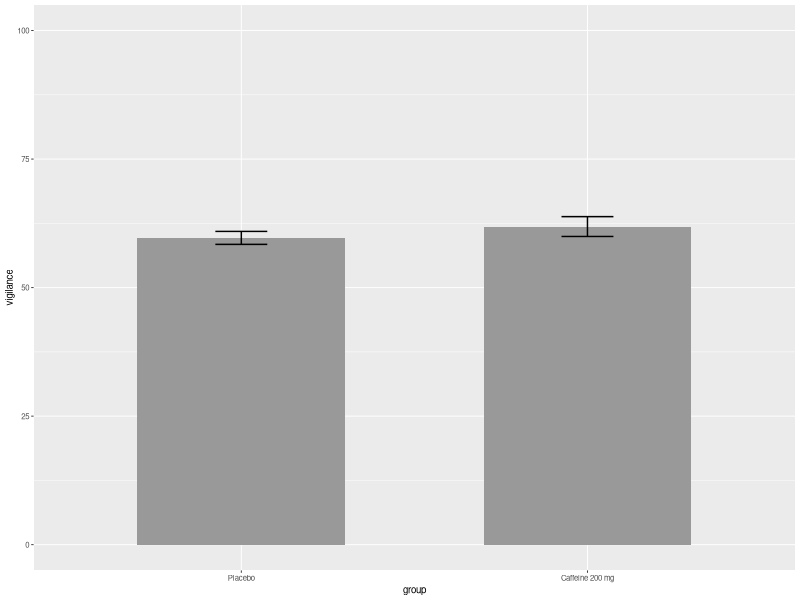
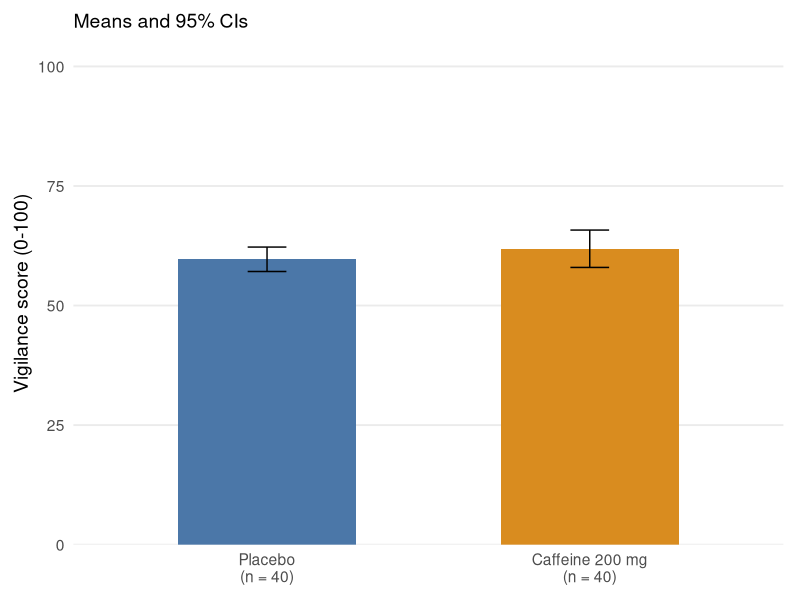
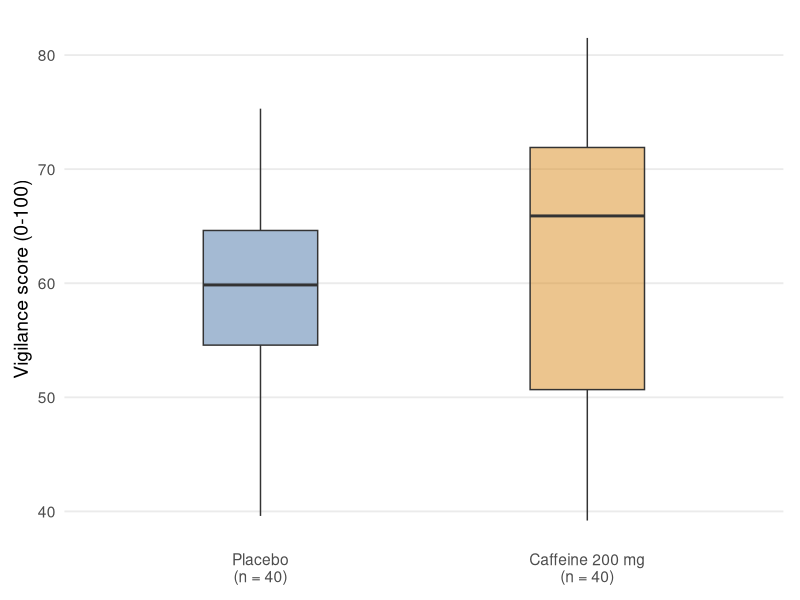
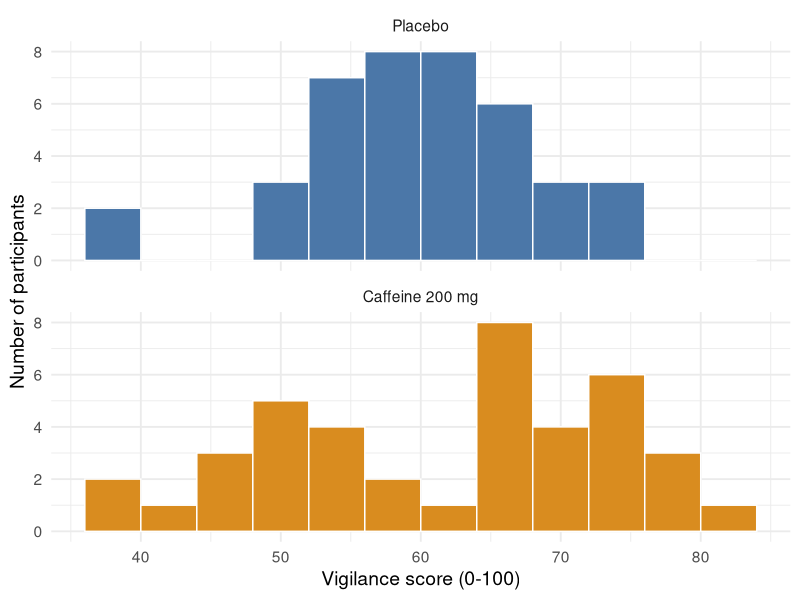
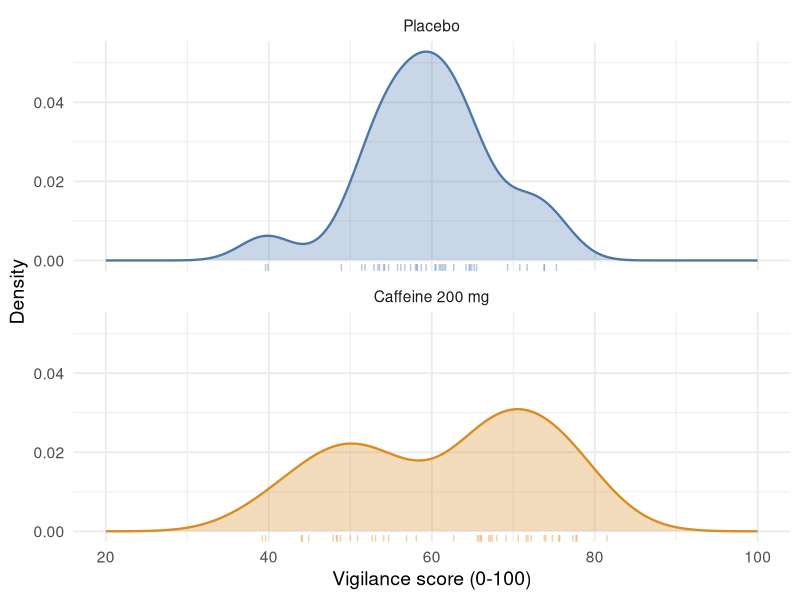
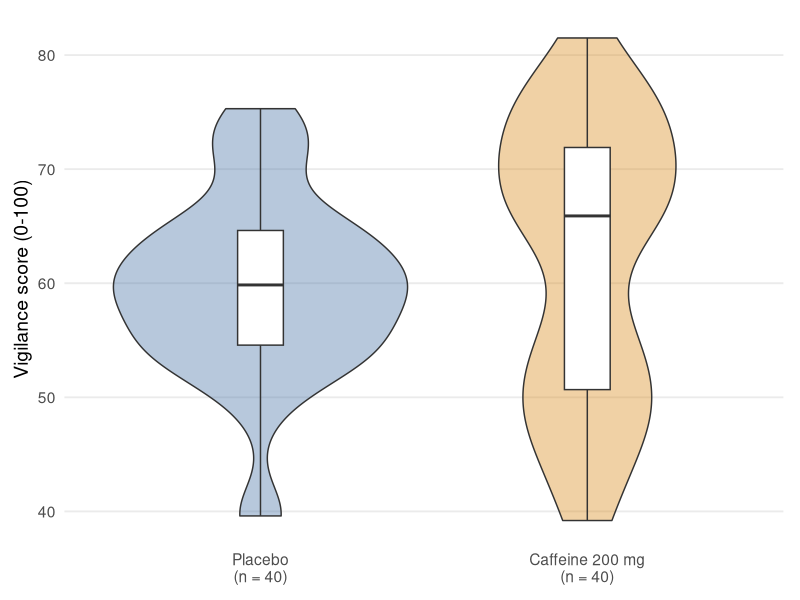
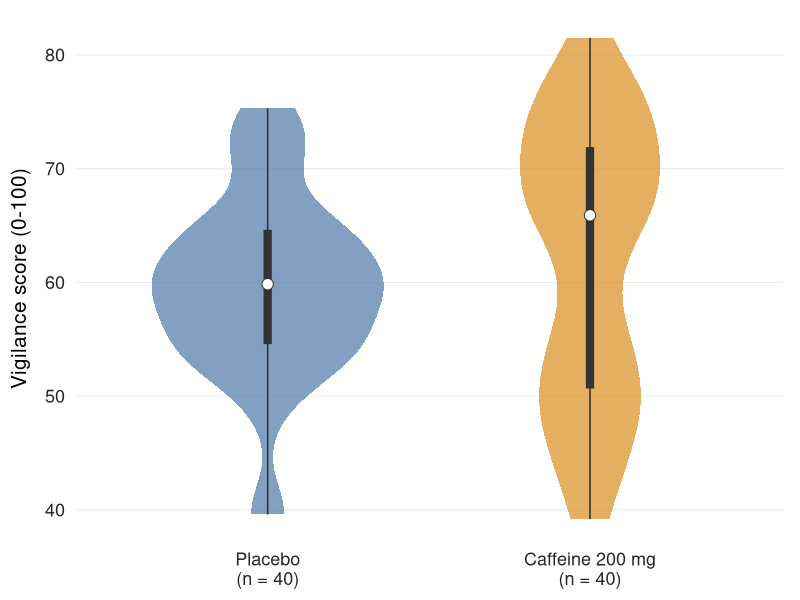
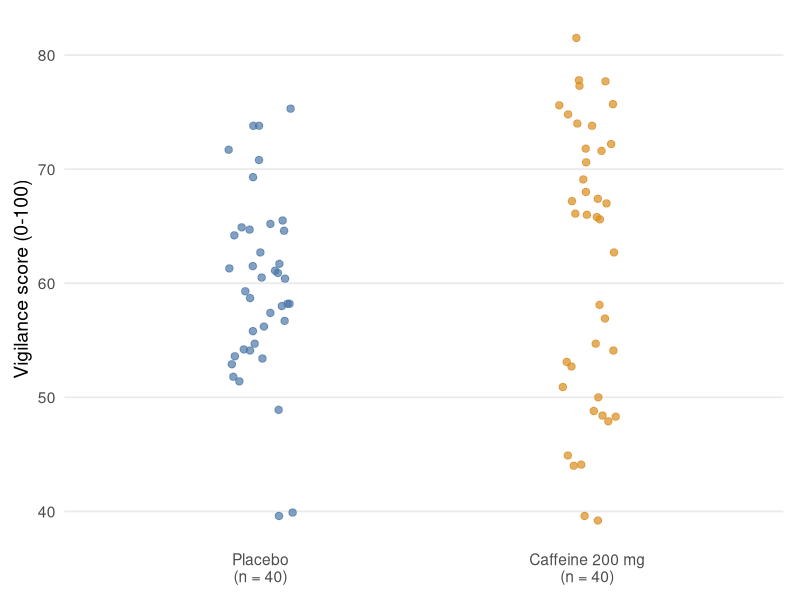

These figures' R source, in order:
# =============================================================================
# Making Figures Count
# Plot walkthrough
#
# Work through the same dataset, from the first bar chart to the final figures.
# Run sections 1-3 first, then follow sections 4-16 in order.
#
# Open this file in RStudio and choose:
# Session > Set Working Directory > To Source File Location.
# Run a few lines at a time with Ctrl+Enter (Windows) or Cmd+Enter (Mac).
#
# The data are in ../data/caffeine_attention.csv (80 simulated participants).
# Section 16 saves figures into saved_figures/ inside the code folder.
#
# The numbered section headings let the Quarto guide read the same code.
# Keep these headings when editing; they do not affect running the script.
# =============================================================================


# -----------------------------------------------------------------------------
# 1. Load packages
# -----------------------------------------------------------------------------

# Open this file in RStudio, then choose:
# Session > Set Working Directory > To Source File Location.
# Keep the code and data folders together. Run sections 1-3 first, then work
# down through the plots. Some later plots build on an earlier plot object.
# R 4.1 or later is needed for the |> symbol (the pipe).

# Install only packages that are not already available.
packages <- c("ggplot2", "dplyr", "ragg")
missing_packages <- packages[!vapply(packages, requireNamespace,
                                    logical(1), quietly = TRUE)]
if (length(missing_packages) > 0) {
  install.packages(missing_packages, repos = "https://cloud.r-project.org")
}

library(ggplot2)    # Draw the plots.
library(dplyr)      # Summarise the data for each group.
library(ragg)       # Save clear PNG images.


# -----------------------------------------------------------------------------
# 2. Read the data and calculate the summaries
# -----------------------------------------------------------------------------

# Each row is one participant. These are simulated data only!
# group identifies treatment; vigilance is a score on a 0-100 scale.

if (!file.exists("../data/caffeine_attention.csv")) {
  stop("Cannot find the CSV. Set the working directory to the code folder.")
}
dat <- read.csv("../data/caffeine_attention.csv")

# Put placebo first so the group order stays the same throughout.
dat <- dat |>
  mutate(group = factor(group, levels = c("Placebo", "Caffeine 200 mg")),
         xnum = as.numeric(group))


# Create a summary table from the data - this is needed for the bar plots
# -----------------------------------------------------------------------

# summ is a new table with one row per group.
# n: number of participants; mean: average score; sd: standard deviation.
# se: standard error of the mean (SD / square root of n).
# ci: half-width of a 95% t confidence interval, so its ends are mean +/- ci.
summ <- dat |>
  group_by(group) |>
  summarise(n = n(),
            mean = mean(vigilance),
            sd = sd(vigilance),
            se = sd / sqrt(n),
            ci = qt(0.975, n - 1) * se,
            .groups = "drop")

print(summ)


# -----------------------------------------------------------------------------
# 3. Set colours, labels and text sizes
# -----------------------------------------------------------------------------

# These settings are reused throughout. Edit the colours here rather than
# changing them separately in every figure. Group sizes come from summ.
pal <- c("Placebo" = "#4B77A8", "Caffeine 200 mg" = "#D98C1F")
group_labels <- setNames(paste0(summ$group, "\n(n = ", summ$n, ")"), summ$group)


# A list lets us add the same colours, labels and theme with + style.
# Change base_size to adjust the text, or remove selected gridlines below.
style <- list(
  scale_fill_manual(values = pal, guide = "none"),
  scale_colour_manual(values = pal, guide = "none"),
  scale_x_discrete(labels = group_labels),
  labs(x = NULL, y = "Vigilance score (0-100)"),
  theme_minimal(base_size = 14, base_family = "sans"),
  theme(panel.grid.minor = element_blank(),
        panel.grid.major.x = element_blank(),
        plot.margin = margin(10, 12, 10, 10))
)

# This theme is used for the compact violin and refined raincloud.
# Text is sized for a 160 x 125 mm figure. Check it at the final printed size.
theme_paper <- theme_minimal(base_size = 15, base_family = "sans") +
  theme(axis.title.y = element_text(size = 15, margin = margin(r = 10)),
        axis.text = element_text(size = 13, colour = "grey15"),
        axis.title.x = element_blank(),
        panel.grid.minor = element_blank(),
        panel.grid.major.x = element_blank(),
        panel.grid.major.y = element_line(colour = "grey91", linewidth = 0.3),
        plot.margin = margin(10, 12, 8, 8))


# Now with housekeeping out of the way, we can start to create the plots!

# -----------------------------------------------------------------------------
# 4. The first bar chart
# -----------------------------------------------------------------------------

# Simple initial bar plot
p_first <- ggplot(summ,
  aes(group, mean)) +
  geom_col(fill = "grey60", width = 0.6) +
  geom_errorbar(aes(
    ymin = mean - se,
    ymax = mean + se), width = 0.15) +
  labs(x = "group", y = "vigilance") +
  scale_y_continuous(limits = c(0, 100)) +
  theme_grey(base_size = 7)

print(p_first)


# Optional - save out figure
# --------------------------

# Currently, I have not added saving options for these initial plots. However, 
# if you want to save out the figure you can uncomment this section below
# (to uncomment, highlight the text and press Command + Shif +C [Mac]). 

# # Create the output folder if it does not already exist.
# fig_dir <- "saved_figures"
# dir.create(fig_dir, showWarnings = FALSE)
# 
# # Save the first bar chart as a PNG.
# ggsave(
#   filename = file.path(fig_dir, "first_bar_chart.png"),
#   plot = p_first,
#   width = 160,
#   height = 125,
#   units = "mm",
#   dpi = 320,
#   device = ragg::agg_png,
#   bg = "white"
# )


# -----------------------------------------------------------------------------
# 5. Create again with clearer labels and confidence intervals
# -----------------------------------------------------------------------------

# Use colour and readable labels, and show the group sample sizes.
# Changing SE to 95% CIs changes the information as well as the appearance.
# geom_col uses the means already calculated in summ.
p_bar <- ggplot(summ,
  aes(group, mean, fill = group)) +
  geom_col(width = 0.55) +
  geom_errorbar(aes(
    ymin = mean - ci,
    ymax = mean + ci), width = 0.12) +
  style +
  labs(subtitle = "Means and 95% CIs") +
  scale_y_continuous(
    limits = c(0, 100),
    expand = expansion(mult = c(0, 0.05)))

print(p_bar)


# -----------------------------------------------------------------------------
# 7. Boxplots
# -----------------------------------------------------------------------------

# Use the individual scores in the dat variable. The box shows the median and middle 50%.
# Whiskers reach observations within 1.5 x IQR of the box hinges.
# Try changing width or alpha (0 = transparent, 1 = opaque).
p_box <- ggplot(dat,
  aes(group, vigilance, fill = group)) +
  geom_boxplot(width = 0.35,
    alpha = 0.5) +
  style

print(p_box)

# -----------------------------------------------------------------------------
# 8. Histograms
# -----------------------------------------------------------------------------

# Create a simple histogram for each group 
p_hist <- ggplot(dat,
  aes(vigilance, fill = group)) +
  geom_histogram(binwidth = 4,
    boundary = 0, colour = "white") +
  facet_wrap(~ group, ncol = 1) +
  scale_fill_manual(values = pal,
    guide = "none") +
  labs(x = "Vigilance score (0-100)",
    y = "Number of participants") +
  theme_minimal(base_size = 14)

print(p_hist)


# -----------------------------------------------------------------------------
# 9. Density plots
# -----------------------------------------------------------------------------

# Similar to historgram, but with added smoothing. 
p_density <- ggplot(dat,
  aes(vigilance, fill = group,
    colour = group)) +
  geom_density(adjust = 1, alpha = 0.3,
    linewidth = 0.8) +
  # Rug marks make the observed scores visible below the smooth estimate.
  geom_rug(alpha = 0.4, sides = "b") +
  # Separate panels make it easier to compare shapes using common axes.
  facet_wrap(~ group, ncol = 1) +
  # Leave room for the density tails; this range includes all supplied scores.
  scale_x_continuous(limits = c(20, 100)) +
  scale_fill_manual(values = pal,
    guide = "none") +
  scale_colour_manual(values = pal,
    guide = "none") +
  labs(x = "Vigilance score (0-100)",
    y = "Density") +
  theme_minimal(base_size = 14)

print(p_density)


# -----------------------------------------------------------------------------
# 10. Violin plots with a boxplot
# -----------------------------------------------------------------------------

# Violin plots can be useful for showing data variability. Here, we'll plot 
# a violin plot with a box-plot inside. 

p_violin <- ggplot(dat,
  aes(group, vigilance, fill = group)) +
  geom_violin(trim = TRUE,
    adjust = 0.8, alpha = 0.4) +
  geom_boxplot(width = 0.14,
    fill = "white") +
  style

print(p_violin)

# -----------------------------------------------------------------------------
# 11. A simpler violin plot
# -----------------------------------------------------------------------------

# An alternative style violin plot. Here, the dot is the median, the thick dark
# line is the 50% of scores (from 25th - 75th percentile), the thin line is the
# lowest to highest scores. 

violin_summary <- dat |>
  group_by(group) |>
  summarise(low = min(vigilance), high = max(vigilance),
            q1 = quantile(vigilance, 0.25),
            q3 = quantile(vigilance, 0.75),
            centre = median(vigilance), .groups = "drop")
violin_style <- list(
  scale_fill_manual(values = pal, guide = "none"),
  scale_x_discrete(labels = group_labels, expand = expansion(add = 0.6)),
  scale_y_continuous(breaks = seq(40, 80, 10)),
  labs(y = "Vigilance score (0-100)"),
  theme_paper
)


# Start with the full violin and overlay the range, IQR and median, in that
# order. colour = NA removes the violin outline. To show individual scores as
# well, use the raincloud or points-and-boxplot example.
p_compact <- ggplot(dat,
  aes(group, vigilance)) +
  geom_violin(aes(fill = group),
    width = 0.72, adjust = 0.8,
    alpha = 0.7, colour = NA) +
  # Thin line: the lowest to highest observed score.
  geom_linerange(data = violin_summary,
    aes(y = centre, ymin = low, ymax = high),
    linewidth = 0.55, colour = "grey20") +
  # Thick line: the middle 50% of scores.
  geom_linerange(data = violin_summary,
    aes(y = centre, ymin = q1, ymax = q3),
    linewidth = 2.8, colour = "grey20") +
  # White dot: the median. It is drawn last so the lines do not cover it.
  geom_point(data = violin_summary,
    aes(y = centre), shape = 21, size = 3.5,
    fill = "white", colour = "grey20") +
  violin_style

print(p_compact)


# -----------------------------------------------------------------------------
# 12. Individual scores
# -----------------------------------------------------------------------------

# Very simple jitter plot of individual scores. On its own this is not particularly
# informative, but it can be combined with other plots (e.g., box plot). 

p_jitter <- ggplot(dat,
  aes(group, vigilance, colour = group)) +
  geom_point(size = 2.2, alpha = 0.7,
    position = position_jitter(
      width = 0.10, height = 0,
      seed = 1)) +
  style

print(p_jitter)


# -----------------------------------------------------------------------------
# 13. Points with a boxplot
# -----------------------------------------------------------------------------

# Box plot with jittered individual values overlaid. 
p_boxpoints <- ggplot(dat,
  aes(group, vigilance)) +
  geom_boxplot(aes(fill = group),
    width = 0.35, alpha = 0.3,
    outlier.shape = NA) +
  geom_point(aes(colour = group),
    size = 2.2, alpha = 0.7,
    position = position_jitter(
      width = 0.10, height = 0, seed = 1)) +
  style

print(p_boxpoints)


# -----------------------------------------------------------------------------
# 14. Raincloud plots
# -----------------------------------------------------------------------------

# Raincloud plots can be very useful as they convey a lot of data. They combine
# several plotting elements including individual data, a boxplot, and a violin
# plot all in one figure!

cloud <- dat |>
  group_by(group) |>
  group_modify(~ {
    d <- density(.x$vigilance, adjust = 0.8,
                 from = min(.x$vigilance), to = max(.x$vigilance))
    data.frame(score = c(d$x[1], d$x, tail(d$x, 1)),
               width = c(0, d$y / max(d$y), 0))
  }) |>
  ungroup() |>
  mutate(xnum = as.numeric(group))

# Numeric x positions (1 and 2) let us offset the layers horizontally.
# The offsets only control spacing; they have no scientific meaning.
rain_style <- list(
  scale_fill_manual(values = pal, guide = "none"),
  scale_colour_manual(values = pal, guide = "none"),
  scale_x_continuous(breaks = 1:2, labels = unname(group_labels),
                     limits = c(0.65, 2.45)),
  labs(x = NULL, y = "Vigilance score (0-100)"),
  theme_minimal(base_size = 14, base_family = "sans"),
  theme(panel.grid.minor = element_blank(),
        panel.grid.major.x = element_blank(),
        plot.margin = margin(10, 12, 10, 10))
)

p_rain <- ggplot() +
  geom_polygon(data = cloud, aes(
    xnum + 0.05 + width * 0.26, score,
    fill = group), alpha = 0.45) +
  geom_boxplot(data = dat, aes(
    xnum - 0.05, vigilance, group = group),
    width = 0.07, fill = "white",
    outlier.shape = NA) +
  geom_point(data = dat, aes(
    xnum - 0.18, vigilance, colour = group),
    size = 2.2, alpha = 0.7,
    position = position_jitter(
      width = 0.04, height = 0, seed = 1)) +
  rain_style

print(p_rain)

# -----------------------------------------------------------------------------
# 15. Refine the raincloud
# -----------------------------------------------------------------------------

# We can do some tweaks here to refine the raincloud plot and perhaps make it
# a little nicers aesthetically (really just personal preference!)

# Try playing around with some of the options (e.g., line width, size for the
# geom_point dots etc) and re-draw to see changes. 

rain_canvas <- ggplot() +
  geom_polygon(data = cloud,
    aes(xnum + 0.05 + width * 0.28, score, fill = group), alpha = 0.42) +
  scale_fill_manual(values = pal, guide = "none") +
  scale_x_continuous(breaks = 1:2, labels = unname(group_labels),
                     limits = c(0.61, 2.40)) +
  scale_y_continuous(breaks = seq(40, 80, 10)) +
  labs(y = "Vigilance score (0-100)")

p_polished <- rain_canvas +
  geom_boxplot(data = dat, aes(
    xnum - 0.055, vigilance, group = group),
    width = 0.09, fill = "white",
    colour = "grey25", linewidth = 1.5,
    outlier.shape = NA) +
  geom_point(data = dat, aes(
    xnum - 0.22, vigilance, fill = group),
    shape = 21, size = 5, stroke = 0.35,
    colour = "white", alpha = 0.95,
    position = position_jitter(
      width = 0.065, height = 0, seed = 1)) +
  theme_paper

print(p_polished)

# -----------------------------------------------------------------------------
# 16. Save figures for a manuscript
# -----------------------------------------------------------------------------

# Run the earlier sections first to create p_polished and p_compact.


# A. Create a folder for the saved figures
# -----------------------------------------------------------------------------

# This creates saved_figures inside your current working directory.
# If the folder already exists, its contents are kept.
fig_dir <- "saved_figures"

dir.create(fig_dir, showWarnings = FALSE)



# B. Save the refined raincloud plot
# -----------------------------------------------------------------------------

# PNG is useful for slides. PDF keeps text and lines sharp when resized.

ggsave(
  filename = file.path(fig_dir, "raincloud_refined.png"),
  plot = p_polished,
  width = 160,
  height = 125,
  units = "mm",
  dpi = 320,
  device = ragg::agg_png,
  bg = "white"
)

# PDF is a vector format, so we don't need a DPI setting here.
ggsave(
  filename = file.path(fig_dir, "raincloud_refined.pdf"),
  plot = p_polished,
  width = 160,
  height = 125,
  units = "mm",
  bg = "white"
)


# C. Prepare and save a narrower violin plot
# -----------------------------------------------------------------------------

# Make a separate version for a 90 mm-wide figure.
# Adjust text sizes and margins for this smaller layout.
# The original p_compact plot stays unchanged.

p_compact_small <- p_compact +
  theme(
    axis.title.y = element_text(size = 11, margin = margin(r = 5)),
    axis.text = element_text(size = 10),
    plot.margin = margin(6, 5, 6, 5)
  )

# Display it before saving.
print(p_compact_small)

ggsave(
  filename = file.path(fig_dir, "violin_compact_90mm.png"),
  plot = p_compact_small,
  width = 90,
  height = 100,
  units = "mm",
  dpi = 320,
  device = ragg::agg_png,
  bg = "white"
)

ggsave(
  filename = file.path(fig_dir, "violin_compact_90mm.pdf"),
  plot = p_compact_small,
  width = 90,
  height = 100,
  units = "mm",
  bg = "white"
)
